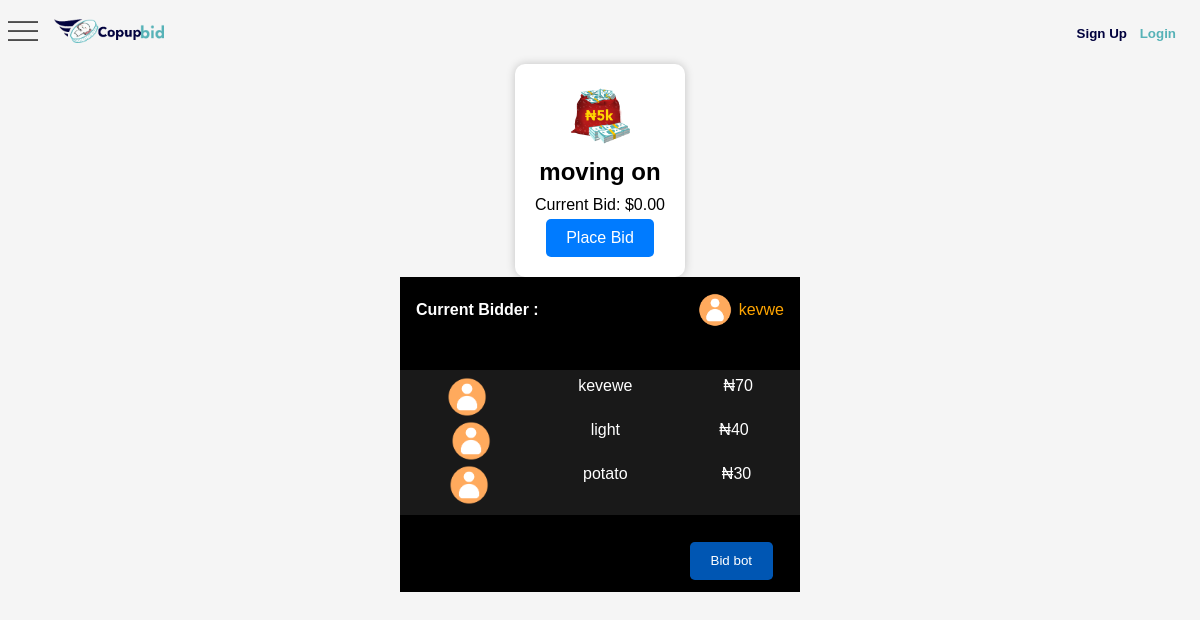
The app's page /auction_page.php?id=30 with its own data.
### tables this page shows
CREATE TABLE `auctions` (
  `id` int(11) NOT NULL,
  `auction_title` varchar(255) NOT NULL,
  `start_date` datetime NOT NULL,
  `image_path` varchar(255) NOT NULL,
  `end_date_time` datetime DEFAULT NULL,
  `user_id` int(11) NOT NULL,
  `current_bid` decimal(10,2) NOT NULL DEFAULT 0.00,
  `countdown_timer` int(11) NOT NULL,
  `description` text DEFAULT NULL
);

### auction_page.php (the view, shortened to what this page needs)
<!DOCTYPE html>
<html lang="en">
<head>
    <link rel="stylesheet" href="css/auction-page.css">
    <link rel="stylesheet" href="./css/header.css">
</head>
<body>
<div class="header">
<div class="header">
    <div class="first">
        <div class="left">
            <div class="menu">
                <img src="./img/icon/menu.png" alt="menu" class="open-nav">
            </div>
        </div>
        <div class="right">
            <div class="log">
                <img src="./img/logo2.png" alt="logo" />
            </div>
        </div>
    </div>
    <div class="second">
        <div class="links">
            <?php
            if (isset($_SESSION['user_logged_in']) && $_SESSION['user_logged_in'] === true) {
                echo '<a href="buy_bids.php" style="text-decoration: none; color: black;">BUY BIDS</a>';
                echo '<a href="profile.php" style="text-decoration: none; color: black;">PROFILE</a>';
                echo '<a href="notifications.php" style="text-decoration: none; color: black;">NOTIFICATIONS</a>';
                echo '<a href="shop.php" style="text-decoration: none; color: black;">Shop</a>';
                if (isset($_SESSION['bid_coin_balance'])) {
                    echo '<p>Bid Coin Balance: ' . $_SESSION['bid_coin_balance'] . '</p>';
                }
                if (isset($_SESSION['main_amount'])) {
                    echo '<p>Main Amount: ' . $_SESSION['main_amount'] . '</p>';
                }
            } else {
                echo '<a href="register.php"><button style="color: #00013d;">Sign Up</button></a>';
                echo '<a href="login.php"><button style="color: #56b2b7;">Login</button></a>';
            }
            ?>
        </div>
    </div>
</div>
</div>
<?php
include("db.php");
if (isset($_GET['id'])) {
    $auctionId = intval($_GET['id']);
} else {
    $auctionId = 1;
}
$sql = "SELECT auction_title, image_path, current_bid FROM auctions WHERE id = $auctionId";
$result = mysqli_query($conn, $sql);
if ($result && mysqli_num_rows($result) > 0) {
    $row = mysqli_fetch_assoc($result);
    $auctionTitle = $row['auction_title'];
    $imagePath = $row['image_path'];
    $currentBid = $row['current_bid'];
} else {
    $auctionTitle = "Auction Not Found";
    $imagePath = "default-image.jpg";
    $currentBid = 0;
}
?>
<div class="auction-container">
    <div class="auction-item">
        <img src="<?php echo $imagePath; ?>" alt="<?php echo $auctionTitle; ?>"style="width:60px">
        <h1><?php echo $auctionTitle; ?></h1>
        <p>Current Bid: $<?php echo $currentBid; ?></p>
        <button class="bid-button" data-bid-amount="10">Place Bid</button>
    </div>
</div>
<div class="middle">
    <div class="head">
        <div class="current">
            <p>Current Bidder :</p>
            <div class="wrap">
            <img src="img/avatar.png" alt="avatar">
            <div class="name">kevwe</div>
            </div>
        </div>
    </div>
            <div id="leaderboard">
                <div class="user">
                    <div class="profile">
                        <img src="img/avatar.png" alt="">
                    </div>
                    <div class="name">kevewe</div>
                    <div class="bid">₦70</div>
                </div>
                <div class="user">
                <div class="profile">
                        <img src="img/avatar.png" alt="">
                    </div>
                    <div class="name">light</div>
                    <div class="bid">₦40</div>
                </div>
                <div class="user">
                <div class="profile">
                        <img src="img/avatar.png" alt="">
                    </div>
                    <div class="name">potato</div>
                    <div class="bid">₦30</div>
                </div>
            </div>
            <div class="btn">
            <button id="place-bid-button">Bid bot</button>
            </div>
</div>
</body>
</html>

### css/auction-page.css (style rules this page uses)
body { font-family:sans-serif; background-color: #f5f5f5; margin: 0; padding: 0; }
.auction-container { display: flex; justify-content: center; align-items: center; }
.auction-item { background-color: #fff; border-radius: 10px; box-shadow: 0px 0px 10px rgba(0, 0, 0, 0.2); padding: 20px; text-align: center; }
h1 { font-size: 24px; margin: 10px 0; }
p { margin: 5px 0; }
.bid-button { background-color: #007bff; color: #fff; border: none; border-radius: 5px; padding: 10px 20px; cursor: pointer; font-size: 16px; transition: background-color 0.3s ease; }
.middle { background: black; color: white; width: 400px; margin: 0 auto; }
.middle img { width: 40px; }
.middle .head { padding:1rem; }
.middle .head .current { display: flex; align-items: center; justify-content: space-between; }
.middle .head .current p { font-weight:bold; }
.middle .head .current .wrap { display: flex; align-items: center; gap:0.4rem }
.middle .head .current .wrap img { width: 34px; object-fit: cover; }
.middle .head .current .wrap .name { color: orange; }
.middle #leaderboard { margin-top: 1.7rem; padding: 0.4rem; background:rgb(25, 25, 25); }
#leaderboard .user { display: flex; justify-content:space-around; gap:0.6rem }
.middle .btn { display: flex; justify-content: end; margin: 1.7rem; }
.middle .btn button { padding: 0.7rem 1.3rem; border-radius: 0.3rem; border: none; margin-bottom:0.8rem; cursor: pointer; color: white; background-color: #0056b3; }

### css/header.css (style rules this page uses)
* { margin:0; padding: 0; }
body { padding-top:4rem; }
.header { display: flex; align-items: center; z-index:2; position: fixed; top:0; left: 0; right: 0; background: rgb(245, 245, 245); justify-content: space-between; padding-top: 1rem; padding-bottom: 0.3rem; padding-left: 0.5rem; padding-right: 0.5rem; }
.header .first { display: flex; gap:1rem; align-items: center; }
.header .first img { width: 30px; cursor: pointer; object-fit: cover; }
.header .right img { width: 110px; object-fit: cover; }
.header .second .links { display: flex; gap:0.8rem; margin-right:1rem; }
.header .second .links button { border: none; cursor: pointer; font-weight: bold; background: none; border-radius: 0.3rem; padding: 0.5rem 0; }
img { user-select: none; }

### records on screen
auctions: image_path (picture), auction_title "moving on", current_bid "0.00"
